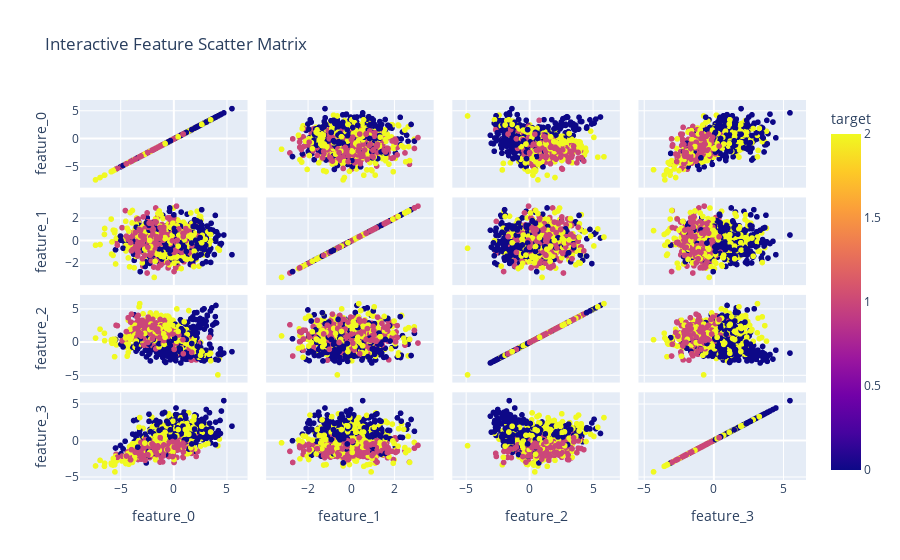

Notebook source saved alongside this figure:
### Code cell
# Interactive plotly visualization
# Note: If this fails, run: uv add nbformat

try:
    fig = px.scatter_matrix(
        df[feature_names[:4] + ['target']], 
        dimensions=feature_names[:4],
        color='target',
        title='Interactive Feature Scatter Matrix'
    )
    fig.show()
except ValueError as e:
    if "nbformat" in str(e):
        print("Please install nbformat for plotly: run 'uv add nbformat' then restart kernel")
        # Fallback to matplotlib
        pd.plotting.scatter_matrix(
            df[feature_names[:4]], 
            c=df['target'], 
            figsize=(12, 8), 
            alpha=0.7
        )
        plt.suptitle('Feature Scatter Matrix (Matplotlib Fallback)')
        plt.show()
    else:
        raise e

### Figure 1 — Plotly figure (JSON) as saved in the notebook; plotly's stock layout.template omitted (floating-point values rounded to 4 significant figures; data arrays with more than 128 entries replaced by an {"elided": "..."} marker saying what was removed)
{"data": [{"dimensions": [{"axis": {"matches": true}, "label": "feature_0", "values": {"elided": "1000 float values"}}, {"axis": {"matches": true}, "label": "feature_1", "values": {"elided": "1000 float values"}}, {"axis": {"matches": true}, "label": "feature_2", "values": {"elided": "1000 float values"}}, {"axis": {"matches": true}, "label": "feature_3", "values": {"elided": "1000 float values"}}], "hovertemplate": "%{xaxis.title.text}=%{x}<br>%{yaxis.title.text}=%{y}<br>target=%{marker.color}<extra></extra>", "legendgroup": "", "marker": {"color": {"elided": "1000 int values"}, "coloraxis": "coloraxis", "symbol": "circle"}, "name": "", "showlegend": false, "type": "splom"}], "layout": {"coloraxis": {"colorbar": {"title": {"text": "target"}}, "colorscale": [[0, "#0d0887"], [0.1111, "#46039f"], [0.2222, "#7201a8"], [0.3333, "#9c179e"], [0.4444, "#bd3786"], [0.5556, "#d8576b"], [0.6667, "#ed7953"], [0.7778, "#fb9f3a"], [0.8889, "#fdca26"], [1, "#f0f921"]]}, "dragmode": "select", "legend": {"tracegroupgap": 0}, "title": {"text": "Interactive Feature Scatter Matrix"}}}
